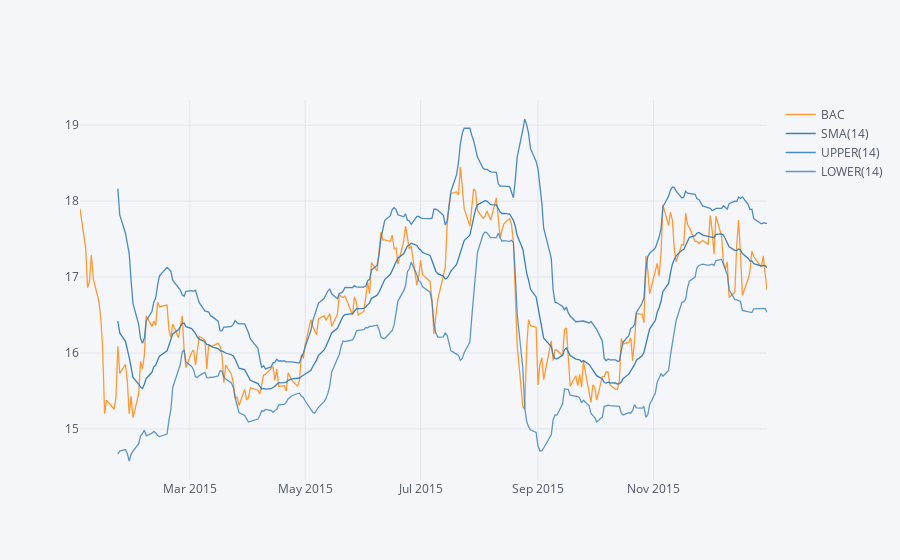

Source (notebook cell):
### Markdown cell above
**Use .ta_plot(study='boll') to create a Bollinger Band Plot for Bank of America for the year 2015.**

### Code cell
df2[df2.index.year==2015]['BAC'].ta_plot(study='boll')

### Figure 1 — Plotly figure (JSON) as saved in the notebook; plotly's stock layout.template omitted (floating-point values rounded to 4 significant figures; data arrays with more than 128 entries replaced by an {"elided": "..."} marker saying what was removed)
{"data": [{"line": {"color": "rgba(255, 153, 51, 1.0)", "dash": "solid", "shape": "linear", "width": 1.3}, "mode": "lines", "name": "BAC", "text": "", "type": "scatter", "x": {"elided": "252 str values"}, "y": {"elided": "252 float values"}}, {"line": {"color": "rgba(55, 128, 191, 1.0)", "dash": "solid", "shape": "linear", "width": 1.3}, "mode": "lines", "name": "SMA(14)", "text": "", "type": "scatter", "x": {"elided": "252 str values"}, "y": {"elided": "252 mixed values"}}, {"line": {"color": "rgba(55, 128, 191, 0.8999999999999999)", "dash": "solid", "shape": "linear", "width": 1.3}, "mode": "lines", "name": "UPPER(14)", "text": "", "type": "scatter", "x": {"elided": "252 str values"}, "y": {"elided": "252 mixed values"}}, {"line": {"color": "rgba(55, 128, 191, 0.7999999999999998)", "dash": "solid", "shape": "linear", "width": 1.3}, "mode": "lines", "name": "LOWER(14)", "text": "", "type": "scatter", "x": {"elided": "252 str values"}, "y": {"elided": "252 mixed values"}}], "layout": {"legend": {"bgcolor": "#F5F6F9", "font": {"color": "#4D5663"}}, "paper_bgcolor": "#F5F6F9", "plot_bgcolor": "#F5F6F9", "title": {"font": {"color": "#4D5663"}}, "xaxis": {"gridcolor": "#E1E5ED", "showgrid": true, "tickfont": {"color": "#4D5663"}, "title": {"font": {"color": "#4D5663"}, "text": ""}, "zerolinecolor": "#E1E5ED"}, "yaxis": {"gridcolor": "#E1E5ED", "showgrid": true, "tickfont": {"color": "#4D5663"}, "title": {"font": {"color": "#4D5663"}, "text": ""}, "zerolinecolor": "#E1E5ED"}}}
